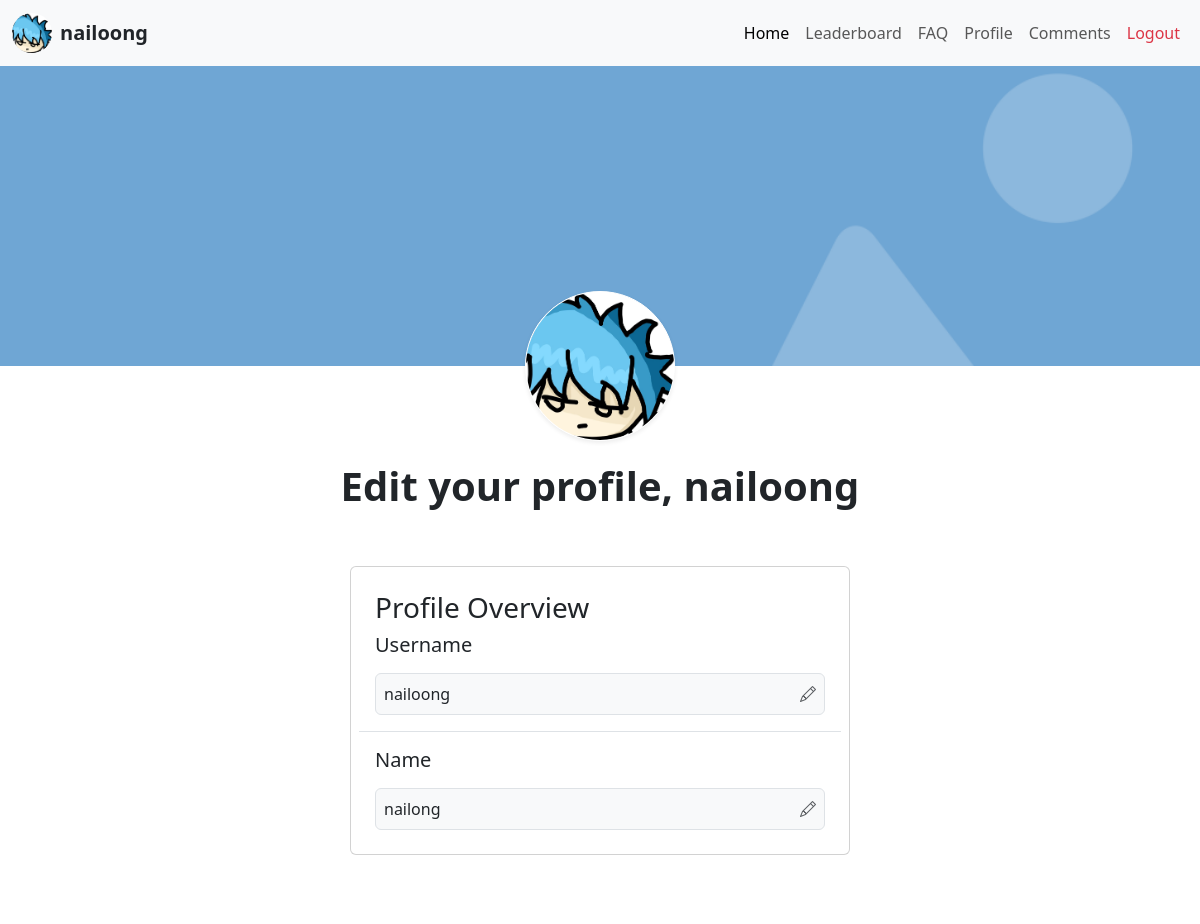
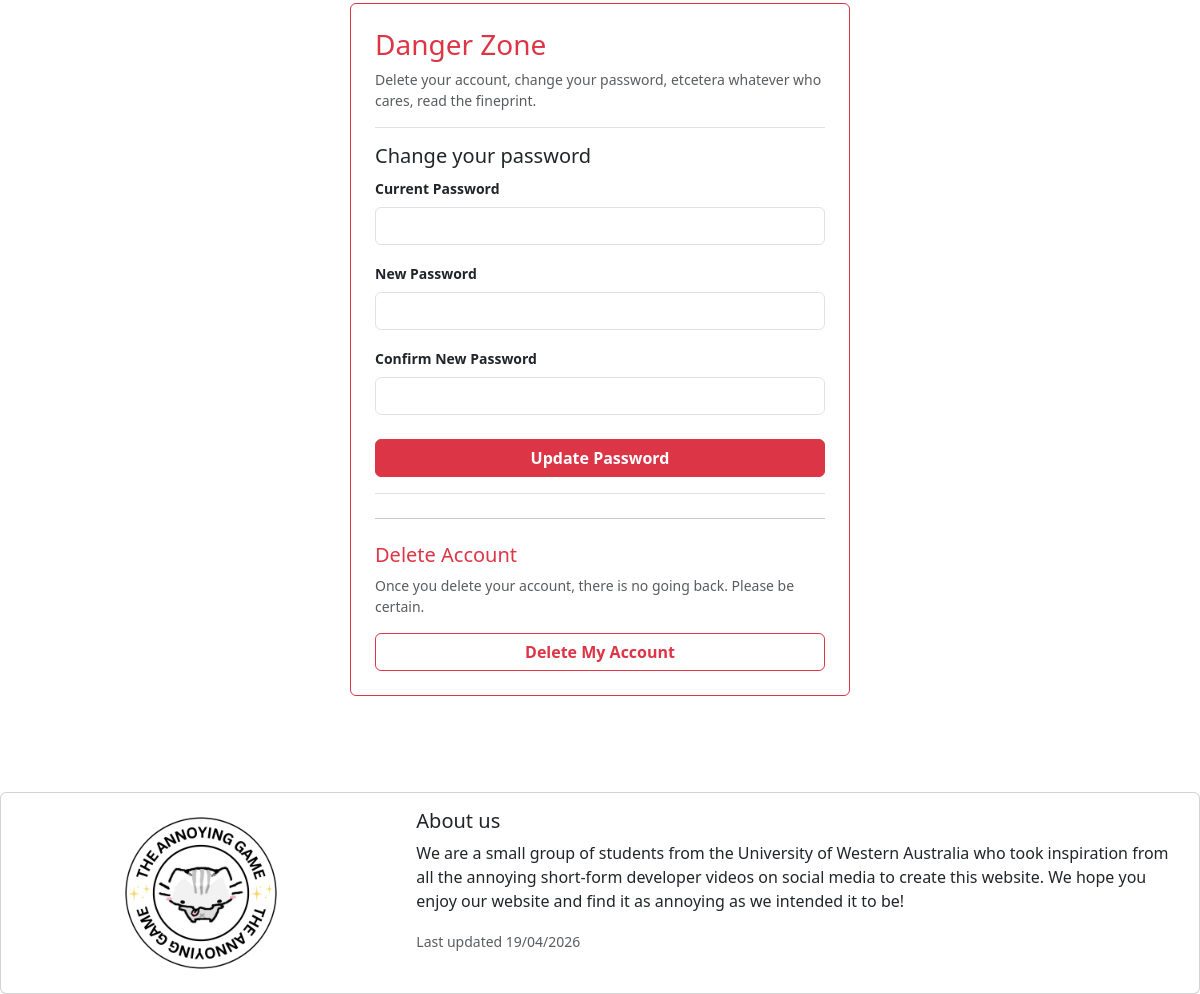
Screenshot of /profile (signed in) with the database file from the repository (2 pictures, top to bottom).
### flaskr/zmodels.py (models this page shows, shortened)
class User(db.Model, SerializerMixin):
    __tablename__ = 'users'
    id = db.Column(db.Integer, primary_key=True)
    profile_image = db.Column(db.String, nullable=False, server_default='icon_head.jpg')
    banner_image = db.Column(db.String, nullable=False, server_default='default_banner.png')
    name = db.Column(db.String, nullable=False)
    username = db.Column(db.String(80), unique=True, nullable=False)
    _password_hash = db.Column(db.String)
    @hybrid_property
    def password_hash(self):
        raise Exception("Password hashes may not be viewed.")
    @password_hash.setter
    def password_hash(self, password):
        password_hash = bcrypt.generate_password_hash(
            password.encode('utf-8')
        )
        self._password_hash = password_hash.decode('utf-8')
    serialize_rules = ('-password_hash', '-_password_hash', '-scores.user')
    scores = db.relationship('Score', backref='user', cascade="all, delete-orphan")
    comments = db.relationship('Comment', backref='user', cascade="all, delete-orphan")

### flaskr/zroutes.py (the view)
@main.route('/profile')
def profile():
    if not session.get('user_id'):
        return redirect(url_for('main.signin_page'))
    current_user = db.session.get(User, session.get('user_id'))
    return render_template('profile.html', user=current_user)

### flaskr/templates/profile.html (shortened to what this page needs)
<!doctype html>
<html lang="en">
  <head>
    <link href="https://cdn.jsdelivr.net/npm/bootstrap@5.3.8/dist/css/bootstrap.min.css" rel="stylesheet">
    <link rel="stylesheet" href="{{ url_for('static', filename='global.css') }}">
    <link rel="stylesheet" href="https://cdn.jsdelivr.net/npm/bootstrap-icons@1.11.3/font/bootstrap-icons.min.css">
  </head>
  <body class="d-flex flex-column min-vh-100">
    {% include 'components/navbar.html' %}
    <div class="banner-wrapper w-100 overflow-hidden" style="height: 300px;">
    <form action="/upload_banner" method="POST" enctype="multipart/form-data" class="w-100 h-100">
        <label id="banner-trigger" for="banner-file-upload" class="position-relative w-100 h-100 d-block m-0" style="cursor: pointer;">
            <img src="{{ url_for('static', filename='images/' + current_user.banner_image) }}" alt="Profile Banner" class="w-100 h-100" style="object-fit: cover;">
        </label>
    </form>
</div>
    <div class="w-100 position-relative">
        <form action="/upload_photo" method="POST" enctype="multipart/form-data">
            <label id="avatar-trigger" for="top-file-upload" class="position-absolute top-0 start-50 translate-middle" style="width: 150px; height: 150px; cursor: pointer; z-index: 10;">
                <div class="position-relative rounded-circle overflow-hidden border border-white bg-white shadow-sm w-100 h-100">
                    <img src="{{ url_for('static', filename='images/' + current_user.profile_image) }}" alt="Profile Photo" class="w-100 h-100" style="object-fit: cover;">
                </div>
            </label>
        </form>
        <br><br>
    </div>
    <div class="text-center mx-auto mt-5">
        <h1 class="fw-bold" id="profilewelcome" data-name="{{ user.name }}" data-username="{{ user.username }}">Edit your profile, {{ user.username }}</h1>
    </div>
    <div class="card mx-auto p-2 col-11 col-md-8 col-lg-5 mt-5">
        <div class="card-body border-bottom">
            <h5 class="fs-3 card-title">Profile Overview</h5>
            <h5 class="card-title">Username</h5>
            <div id="username-view-state" class="d-flex align-items-center mt-3 p-2 border rounded hover-edit-box" style="cursor: pointer; background-color: #f8f9fa;">
                <span class="fs-6 me-auto" id="newusername">{{ user.username }}</span>
                <i class="bi bi-pencil text-muted edit-icon"></i>
            </div>
        </div>
        <div class="card-body">
            <h5 class="card-title">Name</h5>
            <div id="name-view-state" class="d-flex align-items-center mt-3 p-2 border rounded hover-edit-box" style="cursor: pointer; background-color: #f8f9fa;">
                <span class="fs-6 me-auto" id="newname">{{ user.name }}</span>
                <i class="bi bi-pencil text-muted edit-icon"></i>
            </div>
        </div>
    </div>
    <br>
    <div class="card mx-auto p-2 col-11 col-md-8 col-lg-5 mt-5 border-danger">
        <div class="card-body">
            <h5 class="fs-3 card-title text-danger">Danger Zone</h5>
            <p class="small text-muted border-bottom pb-3 mb-3">Delete your account, change your password, etcetera whatever who cares, read the fineprint.</p>
            <h5 class="card-title">Change your password</h5>
            <form action="/update_password" method="POST" class="border-bottom pb-3 mb-3">
                <div class="mb-3">
                    <label for="current-password" class="form-label small fw-bold">Current Password</label>
                    <input type="password" class="form-control" id="current-password" name="current_password" required>
                </div>
                <div class="mb-3">
                    <label for="new-password" class="form-label small fw-bold">New Password</label>
                    <input type="password" class="form-control" id="new-password" name="new_password" required>
                </div>
                <div class="mb-4">
                    <label for="confirm-password" class="form-label small fw-bold">Confirm New Password</label>
                    <input type="password" class="form-control" id="confirm-password" name="confirm_password" required>
                </div>
                <button type="submit" class="btn btn-danger w-100 fw-bold">Update Password</button>
            </form>
            <hr class="my-4">
            <h5 class="card-title text-danger">Delete Account</h5>
            <p class="small text-muted mb-3">Once you delete your account, there is no going back. Please be certain.</p>
            <form id="delete-account-form" action="/delete_account" method="POST">
                <button type="button" id="delete-btn" class="btn btn-outline-danger w-100 fw-bold transition-all">
                    Delete My Account
                </button>
            </form>
        </div>
    </div>
    <br><br><br><br>
    {% include 'components/footer.html' %}
  </body>
</html>

### flaskr/templates/components/navbar.html (shortened to what this page needs)
<nav class="navbar navbar-expand-lg bg-body-tertiary">
    <div class="container-fluid">
        {% if session.get('user_id') %}
        <a class="navbar-brand d-flex align-items-center text-dark" href="{{ url_for('main.profile') }}">
            <img src="{{ url_for('static', filename='images/' + current_user.profile_image) }}"
                 class="rounded-circle me-2" style="width: 40px; height: 40px; object-fit: cover;" alt="Profile">
            <span class="fw-bold fs-5">{{ current_user.username }}</span>
        </a>
        {% endif %}
        <div class="collapse navbar-collapse" id="navbarNavAltMarkup">
            <div class="navbar-nav ms-auto">
                <a class="nav-link active hover-btn" href="{{ url_for('main.home') }}">Home</a>
                <a class="nav-link hover-btn" href="{{ url_for('main.leaderboard') }}">Leaderboard</a>
                <a class="nav-link hover-btn" href="{{ url_for('main.faq') }}">FAQ</a>
                {% if session.get('user_id') %}
                    <a class="nav-link hover-btn" href="{{ url_for('main.profile') }}">Profile</a>
                    <a class="nav-link hover-btn" href="{{ url_for('main.comments') }}">Comments</a>
                    <a class="nav-link text-danger hover-btn" href="#" id="logoutBtn">Logout</a>
                {% else %}
                    <a class="nav-link text-primary hover-btn" href="{{ url_for('main.signin_page') }}">Sign In</a>
                    <a class="nav-link text-success hover-btn" href="{{ url_for('main.signup_page') }}">Sign Up</a>
                {% endif %}
            </div>
        </div>
    </div>
</nav>

### flaskr/static/global.css (style rules this page uses)
.hover-btn { transition: transform 0.2s ease-in-out; }
.banner-wrapper { height: 350px; }

### rows the page displays
User: profile_image (picture), username "nailoong", banner_image (placeholder picture), name "nailong"
